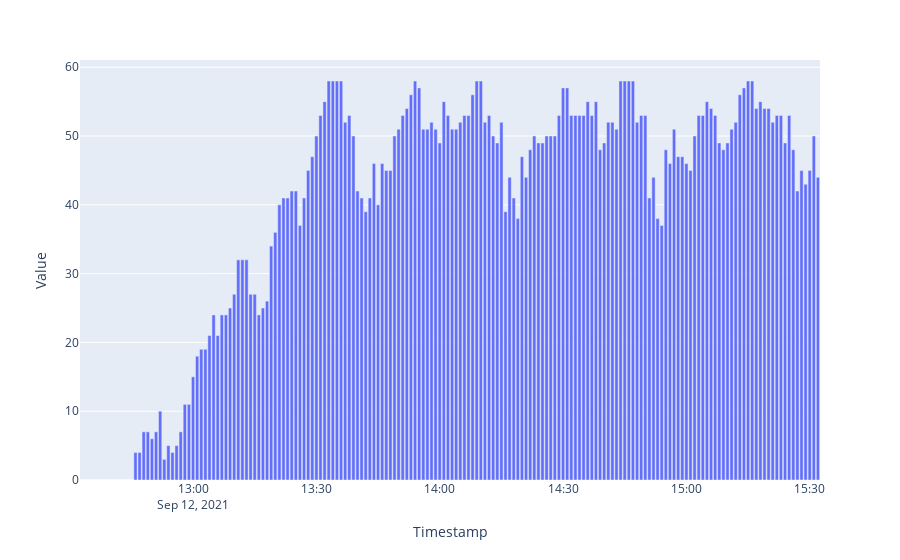

Notebook source saved alongside this figure:
### Markdown cell above
## Requests waiting

### Code cell
#df = dfs['requests_waiting']
df = df_system[ df_system.Metric == Metric.RW.value ]
fig = px.bar(df, x='Timestamp', y='Value')
fig.show()

### Figure 1 — Plotly figure (JSON) as saved in the notebook; plotly's stock layout.template omitted (floating-point values rounded to 4 significant figures; data arrays with more than 128 entries replaced by an {"elided": "..."} marker saying what was removed)
{"data": [{"alignmentgroup": "True", "hovertemplate": "Timestamp=%{x}<br>Value=%{y}<extra></extra>", "legendgroup": "", "marker": {"color": "#636efa", "pattern": {"shape": ""}}, "name": "", "offsetgroup": "", "orientation": "v", "showlegend": false, "textposition": "auto", "type": "bar", "x": {"elided": "180 str values"}, "xaxis": "x", "y": {"elided": "180 int values"}, "yaxis": "y"}], "layout": {"barmode": "relative", "legend": {"tracegroupgap": 0}, "margin": {"t": 60}, "xaxis": {"anchor": "y", "domain": [0, 1], "title": {"text": "Timestamp"}}, "yaxis": {"anchor": "x", "domain": [0, 1], "title": {"text": "Value"}}}}
